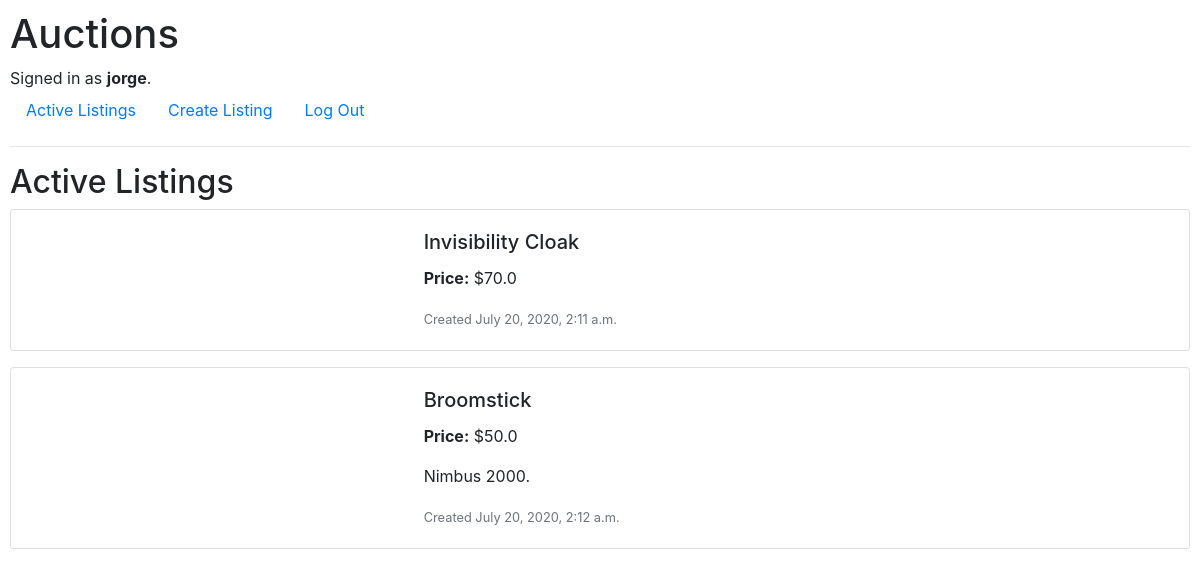
Screenshot of / (signed in) with the database file from the repository.
### auctions/models.py (models this page shows)
class User(AbstractUser):
    pass

class Listing(models.Model):
    title = models.CharField(max_length=64)
    starting_bid = models.FloatField()
    description = models.CharField(max_length=256, blank=True)
    date_created = models.DateTimeField(auto_now_add=True)
    image = models.CharField(max_length=2550, blank=True)
    category = models.CharField(max_length=64, blank=True)
    listed_by = models.ForeignKey(User, on_delete=models.CASCADE)

### auctions/views.py (the view)
# urls.py: path("", views.index, name="index"),
def index(request):
    return render(request, "auctions/index.html", {
            "listings": Listing.objects.all()
    })

### auctions/templates/auctions/index.html (shortened to what this page needs)
{% extends "auctions/layout.html" %}
{% block body %}
    <h2>Active Listings</h2>
    {% for listing in listings %}
    <div class="card mb-3">
        <div class="row no-gutters">
            <div class="col-md-4">
            </div>
            <div class="col-md-8">
                <div class="card-body">
                    <h5 class="card-title"> {{ listing.title }} </h5>
                    <p class="card-text"> <b>Price:</b> ${{ listing.starting_bid }} </p>
                    <p class="card-text"> {{ listing.description }} </p>
                    <p class="card-text"><small class="text-muted">Created {{ listing.date_created }} </small></p>
                </div>
            </div>
        </div>
    </div>
    {% endfor %}
{% endblock %}

### auctions/templates/auctions/layout.html (shortened to what this page needs)
{% load static %}
<!DOCTYPE html>
<html lang="en">
    <head>
        <link rel="stylesheet" href="https://stackpath.bootstrapcdn.com/bootstrap/4.5.0/css/bootstrap.min.css">
        <link href="{% static 'auctions/styles.css' %}" rel="stylesheet">
    </head>
    <body>
        <h1>Auctions</h1>
        <div>
            {% if user.is_authenticated %}
                Signed in as <strong>{{ user.username }}</strong>.
            {% else %}
                Not signed in.
            {% endif %}
        </div>
        <ul class="nav">
            <li class="nav-item">
                <a class="nav-link" href="{% url 'index' %}">Active Listings</a>
            </li>
            <li class="nav-item">
                <a class="nav-link" href="{% url 'createlisting' %}">Create Listing</a>
            </li>
            {% if user.is_authenticated %}
                <li class="nav-item">
                    <a class="nav-link" href="{% url 'logout' %}">Log Out</a>
                </li>
            {% endif %}
        </ul>
        <hr>
        {% block body %}
        {% endblock %}
    </body>
</html>

### auctions/static/auctions/styles.css (style rules this page uses)
body { padding: 10px; }
.card { width: 100%; }

### rows the page displays
User: username "jorge"
Listing: title "Invisibility Cloak", starting_bid "70.0", date_created "July 20, 2020, 2:11 a.m."
Listing: title "Broomstick", starting_bid "50.0", description "Nimbus 2000.", date_created "July 20, 2020, 2:12 a.m."
